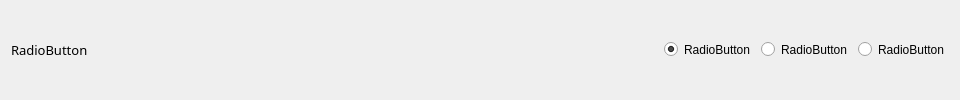
                <widget class="QWidget" name="widget_3" native="true">
                 <layout class="QGridLayout" name="gridLayout_7">
                  <item row="0" column="0">
                   <widget class="QLabel" name="label_3">
                    <property name="font">
                     <font>
                      <family>微软雅黑</family>
                      <pointsize>10</pointsize>
                      <bold>false</bold>
                     </font>
                    </property>
                    <property name="text">
                     <string>RadioButton</string>
                    </property>
                   </widget>
                  </item>
                  <item row="0" column="1">
                   <spacer name="horizontalSpacer_3">
                    <property name="orientation">
                     <enum>Qt::Orientation::Horizontal</enum>
                    </property>
                    <property name="sizeHint" stdset="0">
                     <size>
                      <width>570</width>
                      <height>20</height>
                     </size>
                    </property>
                   </spacer>
                  </item>
                  <item row="0" column="2">
                   <widget class="QRadioButton" name="radioButton_3">
                    <property name="minimumSize">
                     <size>
                      <width>0</width>
                      <height>31</height>
                     </size>
                    </property>
                    <property name="text">
                     <string>RadioButton</string>
                    </property>
                    <property name="checked">
                     <bool>true</bool>
                    </property>
                   </widget>
                  </item>
                  <item row="0" column="3">
                   <widget class="QRadioButton" name="radioButton_2">
                    <property name="minimumSize">
                     <size>
                      <width>0</width>
                      <height>31</height>
                     </size>
                    </property>
                    <property name="text">
                     <string>RadioButton</string>
                    </property>
                   </widget>
                  </item>
                  <item row="0" column="4">
                   <widget class="QRadioButton" name="radioButton">
                    <property name="minimumSize">
                     <size>
                      <width>0</width>
                      <height>31</height>
                     </size>
                    </property>
                    <property name="text">
                     <string>RadioButton</string>
                    </property>
                   </widget>
                  </item>
                 </layout>
                </widget>
